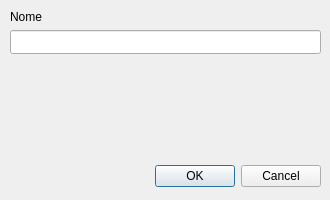
<?xml version="1.0" encoding="UTF-8"?>
<ui version="4.0">
 <class>point</class>
 <widget class="QDialog" name="point">
  <property name="geometry">
   <rect>
    <x>0</x>
    <y>0</y>
    <width>330</width>
    <height>200</height>
   </rect>
  </property>
  <property name="sizePolicy">
   <sizepolicy hsizetype="Fixed" vsizetype="Fixed">
    <horstretch>0</horstretch>
    <verstretch>0</verstretch>
   </sizepolicy>
  </property>
  <property name="minimumSize">
   <size>
    <width>330</width>
    <height>200</height>
   </size>
  </property>
  <property name="maximumSize">
   <size>
    <width>330</width>
    <height>200</height>
   </size>
  </property>
  <property name="windowTitle">
   <string>Ponto</string>
  </property>
  <property name="windowIcon">
   <iconset resource="../res.qrc">
    <normaloff>:/icon/res/Earth-Scan-icon.png</normaloff>:/icon/res/Earth-Scan-icon.png</iconset>
  </property>
  <widget class="QDialogButtonBox" name="buttonBox">
   <property name="geometry">
    <rect>
     <x>-20</x>
     <y>160</y>
     <width>341</width>
     <height>32</height>
    </rect>
   </property>
   <property name="orientation">
    <enum>Qt::Horizontal</enum>
   </property>
   <property name="standardButtons">
    <set>QDialogButtonBox::Cancel|QDialogButtonBox::Ok</set>
   </property>
  </widget>
  <widget class="QLabel" name="label_7">
   <property name="geometry">
    <rect>
     <x>10</x>
     <y>10</y>
     <width>57</width>
     <height>14</height>
    </rect>
   </property>
   <property name="text">
    <string>Nome</string>
   </property>
  </widget>
  <widget class="QLineEdit" name="piname">
   <property name="geometry">
    <rect>
     <x>10</x>
     <y>30</y>
     <width>311</width>
     <height>24</height>
    </rect>
   </property>
  </widget>
  <widget class="gbcoordinates" name="gbwidget" native="true">
   <property name="geometry">
    <rect>
     <x>10</x>
     <y>60</y>
     <width>310</width>
     <height>85</height>
    </rect>
   </property>
   <property name="focusPolicy">
    <enum>Qt::TabFocus</enum>
   </property>
  </widget>
  <widget class="QLabel" name="iconPreview">
   <property name="geometry">
    <rect>
     <x>10</x>
     <y>150</y>
     <width>40</width>
     <height>40</height>
    </rect>
   </property>
   <property name="sizePolicy">
    <sizepolicy hsizetype="Fixed" vsizetype="Fixed">
     <horstretch>0</horstretch>
     <verstretch>0</verstretch>
    </sizepolicy>
   </property>
   <property name="text">
    <string/>
   </property>
   <property name="pixmap">
    <pixmap resource="../res.qrc">:/icon/res/open-diamond.png</pixmap>
   </property>
   <property name="scaledContents">
    <bool>true</bool>
   </property>
  </widget>
 </widget>
 <customwidgets>
  <customwidget>
   <class>gbcoordinates</class>
   <extends>QWidget</extends>
   <header>gbcoordinates.h</header>
   <container>1</container>
   <slots>
    <signal>editDone()</signal>
    <slot>slot1()</slot>
   </slots>
  </customwidget>
 </customwidgets>
 <tabstops>
  <tabstop>piname</tabstop>
  <tabstop>gbwidget</tabstop>
  <tabstop>buttonBox</tabstop>
 </tabstops>
 <resources>
  <include location="../res.qrc"/>
 </resources>
 <connections>
  <connection>
   <sender>gbwidget</sender>
   <signal>editDone()</signal>
   <receiver>buttonBox</receiver>
   <slot>setFocus()</slot>
   <hints>
    <hint type="sourcelabel">
     <x>164</x>
     <y>102</y>
    </hint>
    <hint type="destinationlabel">
     <x>150</x>
     <y>175</y>
    </hint>
   </hints>
  </connection>
 </connections>
</ui>
